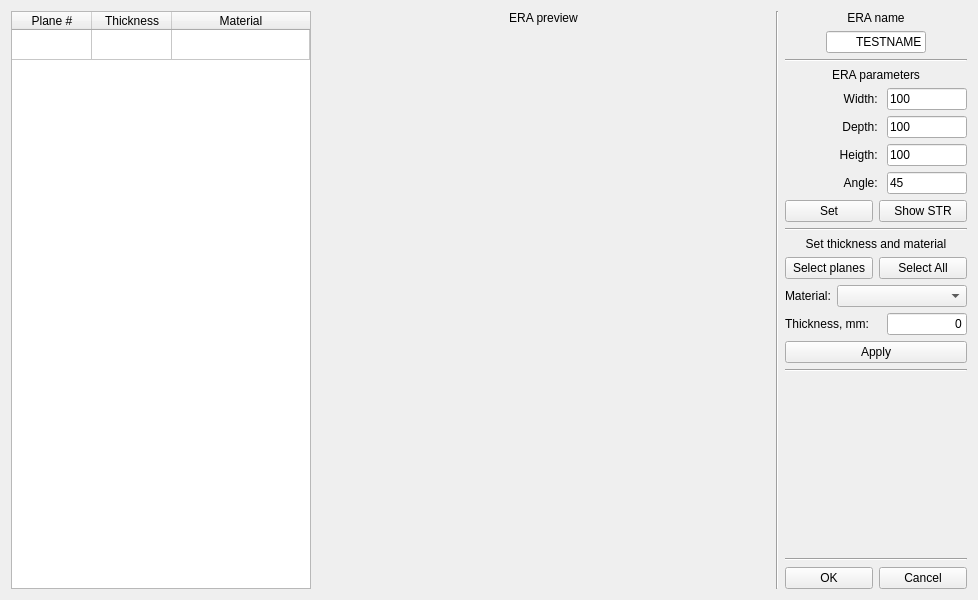
<?xml version="1.0" encoding="UTF-8"?>
<ui version="4.0">
 <class>wid_addcomp</class>
 <widget class="QWidget" name="wid_addcomp">
  <property name="geometry">
   <rect>
    <x>0</x>
    <y>0</y>
    <width>978</width>
    <height>600</height>
   </rect>
  </property>
  <property name="minimumSize">
   <size>
    <width>800</width>
    <height>0</height>
   </size>
  </property>
  <property name="windowTitle">
   <string>New ERA element</string>
  </property>
  <layout class="QHBoxLayout" name="horizontalLayout">
   <item>
    <widget class="QTableWidget" name="tbl_facestable">
     <property name="sizePolicy">
      <sizepolicy hsizetype="Fixed" vsizetype="Expanding">
       <horstretch>0</horstretch>
       <verstretch>0</verstretch>
      </sizepolicy>
     </property>
     <property name="minimumSize">
      <size>
       <width>300</width>
       <height>0</height>
      </size>
     </property>
     <property name="maximumSize">
      <size>
       <width>240</width>
       <height>16777215</height>
      </size>
     </property>
     <property name="showGrid">
      <bool>true</bool>
     </property>
     <attribute name="horizontalHeaderVisible">
      <bool>true</bool>
     </attribute>
     <attribute name="horizontalHeaderCascadingSectionResizes">
      <bool>false</bool>
     </attribute>
     <attribute name="horizontalHeaderDefaultSectionSize">
      <number>80</number>
     </attribute>
     <attribute name="horizontalHeaderHighlightSections">
      <bool>true</bool>
     </attribute>
     <attribute name="horizontalHeaderMinimumSectionSize">
      <number>70</number>
     </attribute>
     <attribute name="horizontalHeaderShowSortIndicator" stdset="0">
      <bool>false</bool>
     </attribute>
     <attribute name="horizontalHeaderStretchLastSection">
      <bool>true</bool>
     </attribute>
     <attribute name="verticalHeaderVisible">
      <bool>false</bool>
     </attribute>
     <row>
      <property name="text">
       <string/>
      </property>
     </row>
     <column>
      <property name="text">
       <string>Plane #</string>
      </property>
      <property name="textAlignment">
       <set>AlignHCenter|AlignVCenter|AlignCenter</set>
      </property>
     </column>
     <column>
      <property name="text">
       <string>Thickness</string>
      </property>
      <property name="textAlignment">
       <set>AlignHCenter|AlignVCenter|AlignCenter</set>
      </property>
     </column>
     <column>
      <property name="text">
       <string>Material</string>
      </property>
      <property name="textAlignment">
       <set>AlignHCenter|AlignVCenter|AlignCenter</set>
      </property>
     </column>
     <item row="0" column="0">
      <property name="text">
       <string/>
      </property>
      <property name="textAlignment">
       <set>AlignHCenter|AlignVCenter|AlignCenter</set>
      </property>
     </item>
     <item row="0" column="1">
      <property name="text">
       <string/>
      </property>
      <property name="textAlignment">
       <set>AlignHCenter|AlignVCenter|AlignCenter</set>
      </property>
     </item>
    </widget>
   </item>
   <item>
    <layout class="QVBoxLayout" name="lay_gl">
     <item>
      <widget class="QLabel" name="lbl_gl">
       <property name="sizePolicy">
        <sizepolicy hsizetype="Preferred" vsizetype="Minimum">
         <horstretch>0</horstretch>
         <verstretch>0</verstretch>
        </sizepolicy>
       </property>
       <property name="text">
        <string>ERA preview</string>
       </property>
       <property name="alignment">
        <set>Qt::AlignCenter</set>
       </property>
      </widget>
     </item>
     <item>
      <widget class="QWidget" name="glbox" native="true">
       <property name="sizePolicy">
        <sizepolicy hsizetype="Expanding" vsizetype="Expanding">
         <horstretch>0</horstretch>
         <verstretch>0</verstretch>
        </sizepolicy>
       </property>
       <property name="minimumSize">
        <size>
         <width>300</width>
         <height>300</height>
        </size>
       </property>
      </widget>
     </item>
    </layout>
   </item>
   <item>
    <widget class="Line" name="line_4">
     <property name="orientation">
      <enum>Qt::Vertical</enum>
     </property>
    </widget>
   </item>
   <item>
    <layout class="QVBoxLayout" name="rightBox">
     <item>
      <widget class="QLabel" name="lbl_name">
       <property name="text">
        <string>ERA name</string>
       </property>
       <property name="alignment">
        <set>Qt::AlignCenter</set>
       </property>
      </widget>
     </item>
     <item>
      <layout class="QHBoxLayout" name="lay_name">
       <item>
        <widget class="QLineEdit" name="ln_name">
         <property name="sizePolicy">
          <sizepolicy hsizetype="Minimum" vsizetype="Fixed">
           <horstretch>0</horstretch>
           <verstretch>0</verstretch>
          </sizepolicy>
         </property>
         <property name="maximumSize">
          <size>
           <width>100</width>
           <height>16777215</height>
          </size>
         </property>
         <property name="text">
          <string>TESTNAME</string>
         </property>
         <property name="alignment">
          <set>Qt::AlignRight|Qt::AlignTrailing|Qt::AlignVCenter</set>
         </property>
        </widget>
       </item>
      </layout>
     </item>
     <item>
      <widget class="Line" name="line">
       <property name="orientation">
        <enum>Qt::Horizontal</enum>
       </property>
      </widget>
     </item>
     <item>
      <widget class="QLabel" name="label_2">
       <property name="text">
        <string>ERA parameters</string>
       </property>
       <property name="alignment">
        <set>Qt::AlignCenter</set>
       </property>
      </widget>
     </item>
     <item>
      <layout class="QHBoxLayout" name="horizontalLayout_2">
       <item>
        <widget class="QLabel" name="label">
         <property name="text">
          <string>Width: </string>
         </property>
         <property name="alignment">
          <set>Qt::AlignRight|Qt::AlignTrailing|Qt::AlignVCenter</set>
         </property>
        </widget>
       </item>
       <item>
        <widget class="QLineEdit" name="ln_width">
         <property name="sizePolicy">
          <sizepolicy hsizetype="Minimum" vsizetype="Fixed">
           <horstretch>0</horstretch>
           <verstretch>0</verstretch>
          </sizepolicy>
         </property>
         <property name="maximumSize">
          <size>
           <width>80</width>
           <height>16777215</height>
          </size>
         </property>
         <property name="text">
          <string>100</string>
         </property>
        </widget>
       </item>
      </layout>
     </item>
     <item>
      <layout class="QHBoxLayout" name="horizontalLayout_3">
       <item>
        <widget class="QLabel" name="label_5">
         <property name="text">
          <string>Depth: </string>
         </property>
         <property name="alignment">
          <set>Qt::AlignRight|Qt::AlignTrailing|Qt::AlignVCenter</set>
         </property>
        </widget>
       </item>
       <item>
        <widget class="QLineEdit" name="ln_depth">
         <property name="sizePolicy">
          <sizepolicy hsizetype="Minimum" vsizetype="Fixed">
           <horstretch>0</horstretch>
           <verstretch>0</verstretch>
          </sizepolicy>
         </property>
         <property name="maximumSize">
          <size>
           <width>80</width>
           <height>16777215</height>
          </size>
         </property>
         <property name="text">
          <string>100</string>
         </property>
        </widget>
       </item>
      </layout>
     </item>
     <item>
      <layout class="QHBoxLayout" name="horizontalLayout_6">
       <item>
        <widget class="QLabel" name="label_3">
         <property name="text">
          <string>Heigth: </string>
         </property>
         <property name="alignment">
          <set>Qt::AlignRight|Qt::AlignTrailing|Qt::AlignVCenter</set>
         </property>
        </widget>
       </item>
       <item>
        <widget class="QLineEdit" name="ln_height">
         <property name="sizePolicy">
          <sizepolicy hsizetype="Minimum" vsizetype="Fixed">
           <horstretch>0</horstretch>
           <verstretch>0</verstretch>
          </sizepolicy>
         </property>
         <property name="maximumSize">
          <size>
           <width>80</width>
           <height>16777215</height>
          </size>
         </property>
         <property name="text">
          <string>100</string>
         </property>
        </widget>
       </item>
      </layout>
     </item>
     <item>
      <layout class="QHBoxLayout" name="horizontalLayout_4">
       <item>
        <widget class="QLabel" name="label_4">
         <property name="text">
          <string>Angle: </string>
         </property>
         <property name="alignment">
          <set>Qt::AlignRight|Qt::AlignTrailing|Qt::AlignVCenter</set>
         </property>
        </widget>
       </item>
       <item>
        <widget class="QLineEdit" name="ln_angle">
         <property name="sizePolicy">
          <sizepolicy hsizetype="Minimum" vsizetype="Fixed">
           <horstretch>0</horstretch>
           <verstretch>0</verstretch>
          </sizepolicy>
         </property>
         <property name="maximumSize">
          <size>
           <width>80</width>
           <height>16777215</height>
          </size>
         </property>
         <property name="text">
          <string>45</string>
         </property>
        </widget>
       </item>
      </layout>
     </item>
     <item>
      <layout class="QHBoxLayout" name="horizontalLayout_8">
       <item>
        <widget class="QPushButton" name="sizeset">
         <property name="text">
          <string>Set</string>
         </property>
        </widget>
       </item>
       <item>
        <widget class="QPushButton" name="btn_struct">
         <property name="text">
          <string>Show STR</string>
         </property>
        </widget>
       </item>
      </layout>
     </item>
     <item>
      <widget class="Line" name="line_5">
       <property name="orientation">
        <enum>Qt::Horizontal</enum>
       </property>
      </widget>
     </item>
     <item>
      <widget class="QLabel" name="lbl_set">
       <property name="sizePolicy">
        <sizepolicy hsizetype="Minimum" vsizetype="Preferred">
         <horstretch>0</horstretch>
         <verstretch>0</verstretch>
        </sizepolicy>
       </property>
       <property name="text">
        <string>Set thickness and material</string>
       </property>
       <property name="alignment">
        <set>Qt::AlignCenter</set>
       </property>
      </widget>
     </item>
     <item>
      <layout class="QHBoxLayout" name="lay_select">
       <item>
        <widget class="QPushButton" name="btn_startselect">
         <property name="text">
          <string>Select planes</string>
         </property>
        </widget>
       </item>
       <item>
        <widget class="QPushButton" name="btn_selectall">
         <property name="text">
          <string>Select All</string>
         </property>
        </widget>
       </item>
      </layout>
     </item>
     <item>
      <layout class="QHBoxLayout" name="lay_material">
       <item>
        <widget class="QLabel" name="lbl_material">
         <property name="sizePolicy">
          <sizepolicy hsizetype="Minimum" vsizetype="Preferred">
           <horstretch>0</horstretch>
           <verstretch>0</verstretch>
          </sizepolicy>
         </property>
         <property name="text">
          <string>Material:</string>
         </property>
        </widget>
       </item>
       <item>
        <widget class="QComboBox" name="cmb_material">
         <property name="sizePolicy">
          <sizepolicy hsizetype="Preferred" vsizetype="Fixed">
           <horstretch>0</horstretch>
           <verstretch>0</verstretch>
          </sizepolicy>
         </property>
         <property name="minimumSize">
          <size>
           <width>130</width>
           <height>0</height>
          </size>
         </property>
        </widget>
       </item>
      </layout>
     </item>
     <item>
      <layout class="QHBoxLayout" name="lay_thickness">
       <item>
        <widget class="QLabel" name="lbl_thickness">
         <property name="text">
          <string>Thickness, mm:</string>
         </property>
        </widget>
       </item>
       <item>
        <widget class="QLineEdit" name="ln_thickness">
         <property name="sizePolicy">
          <sizepolicy hsizetype="Minimum" vsizetype="Fixed">
           <horstretch>0</horstretch>
           <verstretch>0</verstretch>
          </sizepolicy>
         </property>
         <property name="maximumSize">
          <size>
           <width>80</width>
           <height>16777215</height>
          </size>
         </property>
         <property name="text">
          <string>0</string>
         </property>
         <property name="alignment">
          <set>Qt::AlignRight|Qt::AlignTrailing|Qt::AlignVCenter</set>
         </property>
        </widget>
       </item>
      </layout>
     </item>
     <item>
      <widget class="QPushButton" name="btn_set">
       <property name="sizePolicy">
        <sizepolicy hsizetype="Minimum" vsizetype="Fixed">
         <horstretch>0</horstretch>
         <verstretch>0</verstretch>
        </sizepolicy>
       </property>
       <property name="text">
        <string>Apply</string>
       </property>
      </widget>
     </item>
     <item>
      <widget class="Line" name="line_2">
       <property name="orientation">
        <enum>Qt::Horizontal</enum>
       </property>
      </widget>
     </item>
     <item>
      <spacer name="verticalSpacer">
       <property name="orientation">
        <enum>Qt::Vertical</enum>
       </property>
       <property name="sizeHint" stdset="0">
        <size>
         <width>20</width>
         <height>40</height>
        </size>
       </property>
      </spacer>
     </item>
     <item>
      <widget class="Line" name="line_3">
       <property name="orientation">
        <enum>Qt::Horizontal</enum>
       </property>
      </widget>
     </item>
     <item>
      <layout class="QHBoxLayout" name="lay_btns">
       <item>
        <widget class="QPushButton" name="btn_ok">
         <property name="text">
          <string>OK</string>
         </property>
        </widget>
       </item>
       <item>
        <widget class="QPushButton" name="btn_cancel">
         <property name="text">
          <string>Cancel</string>
         </property>
        </widget>
       </item>
      </layout>
     </item>
    </layout>
   </item>
  </layout>
 </widget>
 <resources/>
 <connections/>
</ui>
